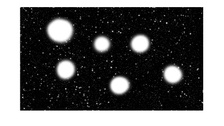
#> input picture trabalho_05/images/cosmos_original.jpg, 224 x 126 px, shrunk from 947 x 530 before the run
$ jupyter execute trabalho_05_test.ipynb   (shell and % lines are left out)   (older library calls are emulated)
#> lines starting #> are read from the running program, lines starting #| are printed output that depends on the picture; after the words box and inside, x2 and y2 are one past the last pixel; in counts of white or black regions, pixels touching at a corner belong together
# Trabalho 5 - Transformada de Hough

Faça um documento jupyter notebook que forneça, com base na transformada de Hough modelada para círculos, a contagem e a descrição (coordenadas dos centros e raio) dos discos grandes presentes na imagem do exemplo (do trabalho 3 - segmentação dos discos claros usando a transformada top-hat).

-------

Procedimento sugerido:

Use como base o resultado do trabalho 3. Inicialmente, subtraia o resultado do trabalho 3 da imagem original a fim de obter a segmentação dos discos. Em seguida, utilize um filtro para obter as bordas dos discos e binarize o resultado. Por fim, empregue a transformada de Hough para obter as informações desejadas.

-------

[cell 1]
import cv2 as cv
import numpy as np

import matplotlib.pyplot as plt

from collections import defaultdict
# from PIL import Image, ImageDraw

# Funções

[cell 2]
def img_threshold(img, threshold = 60):
    return threshold < img

[cell 3]
def img2binary(img):
    """Binarization of image with threshold given"""
    img[img > 0] = 1
    return img

[cell 4]
def sobel(img):
    sobelx = np.array([[-1, 0, 1], [-2, 0, 2], [-1, 0, 1]])
    sobely = np.array([[-1, -2, -1], [0, 0, 0], [1, 2, 1]])
    gx = cv.convertScaleAbs(cv.filter2D(img, cv.CV_64F, cv.flip(sobelx, -1)))
    gy = cv.convertScaleAbs(cv.filter2D(img, cv.CV_64F, cv.flip(sobely, -1)))

    return gx + gy

[cell 5]
def plota(img, gray = True, save = False, name = ''):
    num = len(img)
    fig = plt.figure(figsize = (15, 9))
    grid = plt.GridSpec(1, num, fig)

    for i in range(num):
        ax = fig.add_subplot(grid[0, i])
        if gray:
            ax.imshow(img[i], cmap = 'gray')
        else:
            ax.imshow(img[i])
        ax.set_xticks([])
        ax.set_yticks([])

    if save:
        plt.savefig(name)

    return fig

### Estratégia:

    1) Limiariza a entrada e a saída;
    2) Passar filtro mediano na entrada e na saída limiarizados;
    3) Fazer a diferença entra entrada e saída;
    4) Aplicar Sobel na diferença;

## Carregando as images

[cell 6]
entrada = cv.imread('../images/cosmos_original.jpg', 0)
#> entrada is the input picture: shape (126, 224); min 0, max 255, mean 104.1
saida = cv.imread('../images/img_final.jpg', 0)
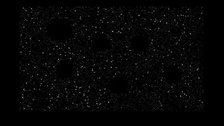
#> input picture trabalho_05/images/img_final.jpg, 224 x 126 px, shrunk from 947 x 530 before the run
#> saida is the input picture: shape (126, 224); min 0, max 131, mean 5.1

[cell 7]
fig = plota([entrada, saida])
#> in plota, `num = len(img)`: num = 2

[cell 8]
entrada_thres = img_threshold(entrada).astype(np.uint8)
#> in img_threshold, `return threshold < img`:
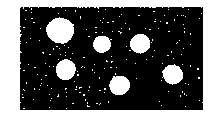
#> returned value: shape (126, 224) bool; 41.7% white; 177 white regions (170 under 20 px), largest, box (x1, y1, x2, y2) and area: (0, 0, 224, 126) 9432, (46, 17, 74, 44) 563, (56, 59, 76, 80) 325
saida_thres = img_threshold(saida).astype(np.uint8)
#> in img_threshold (call 2), `return threshold < img`: returned value: shape (126, 224) bool; 0.61% white in thin lines or dots, all inside (x1, y1, x2, y2) = (20, 8, 203, 109)

[cell 9]
fig = plota([entrada_thres, saida_thres])

[cell 10]
entrada_thres_med = cv.medianBlur(entrada_thres, 5)
#> entrada_thres_med: shape (126, 224); values 0 (black) and 1 (white), 40.7% white; 7 white regions, largest, box (x1, y1, x2, y2) and area: (0, 0, 224, 126) 9422, (46, 18, 74, 44) 558, (56, 59, 76, 80) 324
saida_thres_med = cv.medianBlur(saida_thres, 5)
#> saida_thres_med: shape (126, 224); every value is 0

[cell 11]
fig = plota([entrada_thres_med, saida_thres_med])

[cell 12]
diff_thres_med = entrada_thres_med - saida_thres_med

[cell 13]
diff_sob = sobel(diff_thres_med)

[cell 14]
fig = plota([diff_thres_med, diff_sob])

[cell 15]
diff_sob_bin = img2binary(np.copy(diff_sob))
#> in img2binary, `img[img > 0] = 1`:
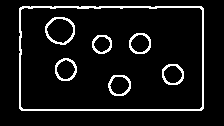
#> img: shape (126, 224); values 0 (black) and 1 (white), 7.7% white in thin lines or dots, all inside (x1, y1, x2, y2) = (19, 6, 204, 111)

[cell 16]
fig = plota([diff_sob, diff_sob_bin])

[cell 17]
fig = plota([diff_sob_bin], save = True, name = '../images/diff_sob_bin.png')

[cell 18]
gray = cv.bitwise_not(diff_sob_bin * 255)
bw = cv.adaptiveThreshold(gray, 255, cv.ADAPTIVE_THRESH_MEAN_C, \
                                cv.THRESH_BINARY, 3, -2)
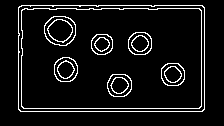
#> bw: shape (126, 224); 7.7% white in thin lines or dots, all inside (x1, y1, x2, y2) = (18, 5, 205, 112)

[cell 19]
fig = plota([gray, bw])

[cell 20]
def remove_straight_edges2(img, percent = 0.03):
#> called with percent = 0.03
    if img.max() != 255:
        horizontal = np.copy(img * 255)
        vertical = np.copy(img * 255)
    else:
        horizontal = np.copy(img)
        vertical = np.copy(img)

    kernel = np.ones((2, 2), np.uint8)

    n_rows, n_cols = img.shape
#> n_rows = 126; n_cols = 224
    horizontal_size = np.int(n_cols * percent)
#> horizontal_size = 6
    horizontal_structure = cv.getStructuringElement(cv.MORPH_RECT, (horizontal_size, 1))
#> horizontal_structure = [[1, 1, 1, 1, 1, 1]]
    horizontal = cv.erode(horizontal, horizontal_structure)
#> horizontal: shape (126, 224); 3% white in thin lines or dots, all inside (x1, y1, x2, y2) = (23, 6, 201, 111)
    horizontal = cv.dilate(horizontal, horizontal_structure)
#> horizontal: shape (126, 224); 3.7% white in thin lines or dots, all inside (x1, y1, x2, y2) = (21, 6, 204, 111)
    horizontal = cv.bitwise_not(horizontal)
    horizontal_edges = cv.adaptiveThreshold(horizontal, 255, cv.ADAPTIVE_THRESH_MEAN_C,
                                  cv.THRESH_BINARY, 3, -2)
#> horizontal_edges: shape (126, 224); 4.3% white in thin lines or dots, all inside (x1, y1, x2, y2) = (20, 5, 205, 112)

    horizontal_edges = cv.dilate(horizontal_edges, kernel)
#> horizontal_edges: shape (126, 224); 8.6% white in thin lines or dots, all inside (x1, y1, x2, y2) = (20, 5, 206, 113)
    horizontal_smooth = np.copy(horizontal)
    horizontal_smooth = cv.blur(horizontal_smooth, (3, 3))
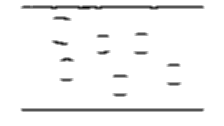
#> horizontal_smooth: shape (126, 224); min 0, max 255, mean 245.5

    (rows, cols) = np.where(horizontal_edges != 0)
#> rows = 2419 values from 5 to 112; cols = 2419 values, max 205 at index 367, min 20 at index 182, mean 110.8
    horizontal[rows, cols] = horizontal_smooth[rows, cols]
#> horizontal: shape (126, 224); min 0, max 255, mean 244

    vertical_size = np.int(n_rows * percent)
#> vertical_size = 3
    vertical_structure = cv.getStructuringElement(cv.MORPH_RECT, (1, vertical_size))
#> vertical_structure = [1, 1, 1]
    vertical = cv.erode(vertical, vertical_structure)
#> vertical: shape (126, 224); 3.3% white in thin lines or dots, all inside (x1, y1, x2, y2) = (19, 7, 204, 110)
    vertical = cv.dilate(vertical, vertical_structure)
    vertical = cv.bitwise_not(vertical)
    vertical_edges = cv.adaptiveThreshold(vertical, 255, cv.ADAPTIVE_THRESH_MEAN_C,
                                  cv.THRESH_BINARY, 3, -2)

    vertical_edges = cv.dilate(vertical_edges, kernel)
#> vertical_edges: shape (126, 224); 11.2% white in thin lines or dots, all inside (x1, y1, x2, y2) = (18, 5, 206, 113)
    vertical_smooth = np.copy(vertical)
    vertical_smooth = cv.blur(vertical_smooth, (3, 3))
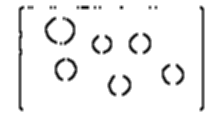
#> vertical_smooth: shape (126, 224); min 0, max 255, mean 242.4

    (rows, cols) = np.where(vertical_edges != 0)
#> rows = 3155 values from 5 to 112; cols = 3155 values, max 205 at index 191, min 18 at index 139, mean 105.6
    vertical[rows, cols] = vertical_smooth[rows, cols]
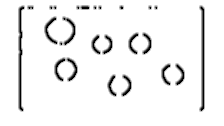
#> vertical: shape (126, 224); min 0, max 255, mean 240.8


    return cv.bitwise_not(vertical) + cv.bitwise_not(horizontal)
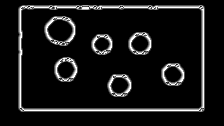
#> returned value: shape (126, 224); min 0, max 255, mean 21.7

[cell 21]
def remove_straight_edges(img, percent = 0.03):
    dimensions = img.shape
    horizontal_vertical = np.zeros(dimensions, np.uint8)
    kernel = np.ones((2, 2), np.uint8)

    for dim in range(len(dimensions)):
        print(dim)
        if img.max != 255:
            dimension = np.copy(img * 255)
        else:
            dimension = np.copy(img * 255)

        dim_size = np.int(dimensions[dim] * percent)

        if dim == 0:
            dim_structure = cv.getStructuringElement(cv.MORPH_RECT, (1, dim_size))
        elif dim == 1:
            dim_structure = cv.getStructuringElement(cv.MORPH_RECT, (dim_size, 1))
        else:
            print('Dimension not found!')
            break

        dimension = cv.erode(dimension, dim_structure)
        dimension = cv.dilate(dimension, dim_structure)
        dimension = cv.bitwise_not(dimension)

        dimension_edges = cv.adaptiveThreshold(dimension, 255, cv.ADAPTIVE_THRESH_MEAN_C, cv.THRESH_BINARY, 3, -2)
        dimension_edges = cv.dilate(dimension_edges, kernel)

        dimension_smooth = np.copy(dimension)
        dimension_smooth = cv.blur(dimension_smooth, (3, 3))

        (rows, cols) = np.where(dimension_edges != 0)
        horizontal_vertical[rows, cols] = dimension_smooth[rows, cols]

    return horizontal_vertical
#     return cv.bitwise_not(vertical) + cv.bitwise_not(horizontal)

[cell 22]
test = remove_straight_edges2(diff_sob_bin)
fig = plota([test])

[cell 23]
test[np.where(test != 0)] = 255
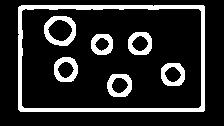
#> test: shape (126, 224); 15.5% white; 7 white regions, largest, box (x1, y1, x2, y2) and area: (18, 5, 205, 112) 2364, (44, 16, 76, 46) 438, (54, 57, 78, 82) 333

[cell 24]
fig = plota([test])

[cell 25]
fig = plota([diff_sob_bin*255 - test])

[cell 26]
img_test = diff_sob_bin*255 - test

[cell 27]
img_test

[cell 28]
n_rows, n_cols = img_test.shape
#> n_rows = 126; n_cols = 224

[cell 29]
steps = 101
points = []

[cell 30]
r_min = 31
r_max = 61
# r_max = np.ceil(0.5 * np.sqrt(n_cols**2 + n_rows**2)).astype(np.int)

[cell 31]
for rr in range(r_min, r_max + 1):
    for t in range(steps):
        points.append((rr, int(rr * np.cos(2 * np.pi * t / steps)), int(rr * np.sin(2 * np.pi * t / steps))))

[cell 32]
len(points)

[cell 33]
xyr = np.zeros([n_rows + 1, n_cols + 1, r_max + 1])
acc = defaultdict(int)

[cell 34]
for cy in np.arange(n_rows):
    for cx in np.arange(n_cols):
        if img_test[cy, cx] > 0:
            for r, y, x in points:
                if ((y + cy) > n_rows) or ((y + cy) < 0): continue
                if ((x + cx) > n_cols) or ((x + cx) < 0): continue
                xyr[y + cy, x + cx, r] += 1
                acc[(y + cy, x + cx, r)] += 1

[cell 35]
fig = plota([xyr.sum(axis = 2)], gray = False)
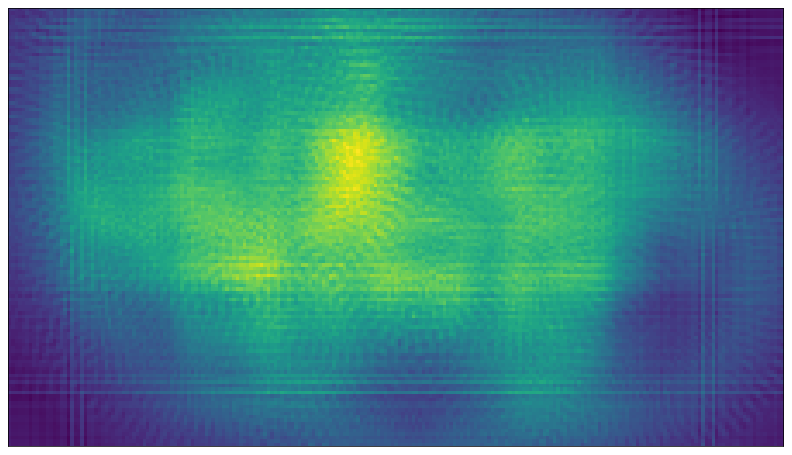
#> figure drawn by matplotlib, 1 panel

[cell 36]
len(acc)

[cell 37]
threshold = 0.3

[cell 38]
circles = []
for k, v in sorted(acc.items(), key=lambda i: -i[1]):
# for k, v in acc.items():
#     print(k, v)
    y, x, r = k
    if v / steps >= threshold and all((y - cy) ** 2 + (x - cx) ** 2 > rc ** 2 for cy, cx, rc in circles):
        print(v / steps, y, x, r)
        circles.append((y, x, r))

[cell 39]
circles

[cell 40]
red = (255, 0, 0)
saida_final = cv.cvtColor(np.copy(entrada), cv.COLOR_GRAY2BGR)
for y, x, r in circles:
    print(y, x, r)
    cv.circle(saida_final, (x, y), r, red, thickness = 1)

[cell 41]
fig = plota([entrada])
fig = plota([saida_final], gray = False)
